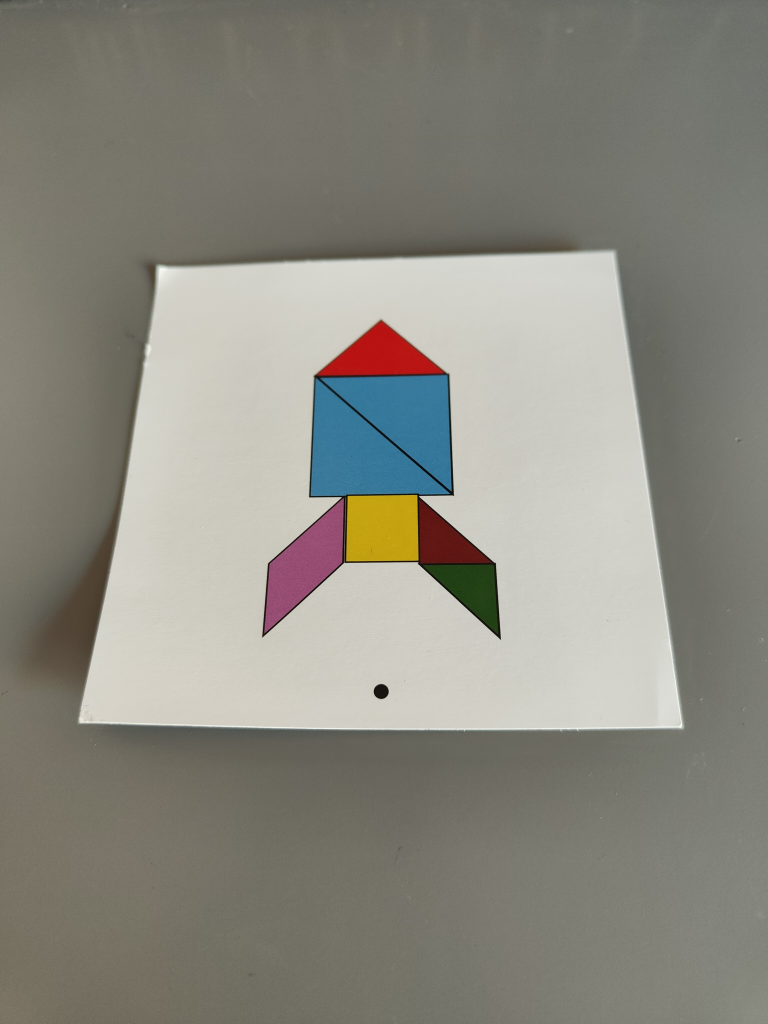
#> input picture Transformations in Digital Images/data/Rocket.jpg, 3072 x 4096 px (shown at 1/4 size)
$ jupyter execute --allow-errors TangramImageTransformation.ipynb
#> lines starting #> are read from the running program, lines starting #| are printed output that depends on the picture
# **Escenario similado - Tangram**
**Notebook creado por [Marlon Tecotl](https://www.linkedin.com/in/marlon-tecotl/) para el Master en [Vision Artificial](https://www.techtitute.com/informatica/master/master-vision-artificial) en [Tech](https://www.techtitute.com/) (2024).**

El Tangram es un rompecabezas que está compuesto por 7 piezas: un paralelogramo (romboide), un cuadrado y 5 triángulos. El objetivo de este juego es crear figuras utilizando las 7 piezas. Las piezas deben tocarse pero no superponerse. Según los registros históricos chinos, estos muebles estaban formados originalmente por un juego de 6 mesas rectangulares. Más adelante se agregó una mesa triangular y las personas podían acomodar las mesas de manera que formaran una gran mesa cuadrada. Hubo otra variación más adelante, durante la dinastía Ming, y un poco más tarde fue cuando se convirtió en un juego.

Importamos las librerias necesarias:

[cell 1]
# importamos las librerias
import matplotlib.pyplot as plt
import matplotlib as mpl
mpl.rcParams['figure.figsize'] = [8, 8]
import cv2
import numpy as np
import os

### **Cargar imagenes del dataset**
En primer lugar vamos a cargar la imagen del problema a resolver. En este caso hemos decidio lanzarnos al espacio con la construcción de un cohete.

[cell 2]
# ruta
rocket_path = 'data/Rocket.jpg'

# cargamos la imagen
rocket = cv2.cvtColor(cv2.imread(rocket_path), cv2.COLOR_RGB2BGR)

# mostramos la imagen
plt.imshow(rocket)
plt.show()

### **Transformacion proyectiva**

A continuació se pide realizar una transformación proyectiva para poder quitar la perspectiva de la foto original. El tamaño resultante debe ser de 600x600.

El resultado esperado es el siguiente:

[cell 3]
# copiamos la imagen
original = rocket.copy()

# constantes
radius = 0
color = (0, 255, 0)
thickness = 80
output_size = 600

# creamos los puntos en la imagen original y en la imagen de salida
original_points = np.float32([[650,1100],[2425,1050],[400,2800],[2700,2850]])
destination_points = np.float32([[0,0],
                                 [output_size,0],
                                 [0,output_size],
                                 [output_size,output_size]])

# obtenemos la matriz de  translacion y rotación
M = cv2.getPerspectiveTransform(original_points,destination_points)

# aplicamos la matriz sobre la imagen
output_image = cv2.warpPerspective(original, M, (output_size,output_size))

# pintamos los puntos
for i in range(len(original_points)):
  original = cv2.circle(original,
                        (original_points[i][0],original_points[i][1]),
                        radius = radius,
                        color = color,
                        thickness= thickness)

# pintamos las dos imagenes
plt.subplot(121),plt.imshow(original),plt.title('Input')
plt.subplot(122),plt.imshow(output_image),plt.title('Output')
plt.show()
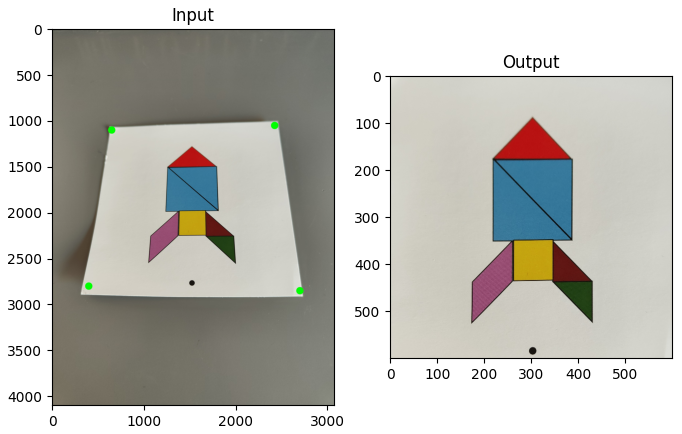
#> figure drawn by matplotlib, 2 panels
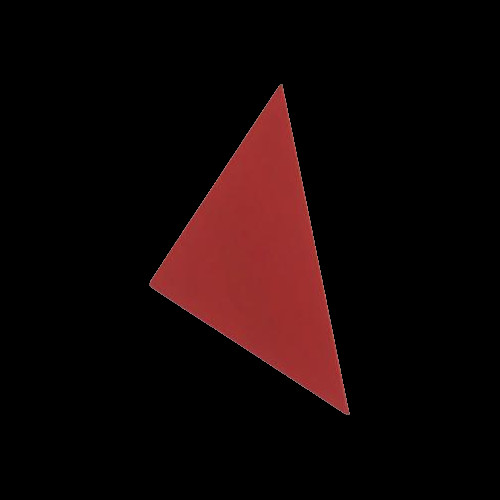
#> input picture Transformations in Digital Images/data/tans/0.jpeg, 500 x 500 px

### **Cargar y printar las piezas del tangram**

A continuación se pide cargar y mostrar en el mismo plot las 9 imagenes de las piezas que vamos a utilizar para montar nuestro cohete con el tangram.

[cell 4]
# ruta
tans_path = 'data/tans'

Utilizar el metodo [os.listdir](https://www.tutorialspoint.com/python/os_listdir.htm) para leer los archivos y el metodo [os.path.join](https://docs.python.org/3/library/os.path.html) para poder combinar los nombres de los archivos con la ruta donde estab ubicados. Guardar todas las imagenes en un array llamado
```
input_images = []
```

Este es el resultado esperado:

[cell 5]
# obtenemos los archivos
files = os.listdir(tans_path)

# calculamos el numero de filas y columnas para el plot
nrows = round(len(files) /2) - 1
ncols = (round(len(files) /2) +  round(len(files) %2)) - 1

# creamos la figura para el plot
fig = plt.figure()

#iterador
i = 1

# array para guardar las imagenes de entrada
input_images = []

# recorremos los archivos
#> (the rest of this cell did not finish here and is left out)

### **Montar el cohete**
Una vez hemos cargado las imagenes, vamos a empezar a montar el cohete. Para ello crearemos un array donde iremos almacenando las imagenes que deben tener un tamaño de 600x600 y donde iremos enganchando las piezas para conseguir el cohete.

El resultado final deberia ser algo asi:

Para poder ir montando las piezas, vamos a crear un array donde ir guardando las imagenes con las piezas colocadas en su sitio.

[cell 6]
# array para las imagenes de salida
output_images = [None] * len(input_images)
#> output_images = 3 items

En primer lugar se pide crear un metodo capaz de mediante transformadas afines colocar las piezas en su sitio en la imagen originial. Para ello de deberan seleccionar tres puntos de la pieza, tres puntos del destino y colocarlos en una imagen de salida. El metodo debe hacer un plot de la imagen de entrada con los puntos seleccionados, la imagen del cohete con los puntos destino y la imagen final.

Definiremos el metodo de la siguinte manera
```
def affine_transform_method (original, dst, original_points, destination_points):
  """
  Metodo para crear una transformada affin
  Parameters:
    param original(np.array) : Imagen original
    param dst(np.array) : Imagen de destino
    param original_points(np.float32) : puntos originales
    param destination_points(np.float32) : puntos de destino
  """
```

Este metodo debe dara para cada una de las piezas de tangram un resultado similar al siguiente e irlo guardando en el array de salida de manera que al final sumando todas las imagenes tendremos el cohete.

[cell 7]
def affine_transform_method (original, dst, original_points, destination_points):
  """
  Metodo para crear una transformada affin
  Parameters:
    param original(np.array) : Imagen original
    param dst(np.array) : Imagen de destino
    param original_points(np.float32) : puntos originales
    param destination_points(np.float32) : puntos de destino
  """
  # copiamos la imagen
  input = original.copy()

  # constantes
  radius = 0
  color = (0, 255, 0)
  thickness = 20

  # pintamos los puntos
  for i in range(len(original_points)):
    input = cv2.circle(input,
                          (original_points[i][0],original_points[i][1]),
                          radius = radius,
                          color = color,
                          thickness= thickness)
    dst = cv2.circle(dst,
                          (destination_points[i][0],destination_points[i][1]),
                          radius = radius,
                          color = color,
                          thickness= thickness)
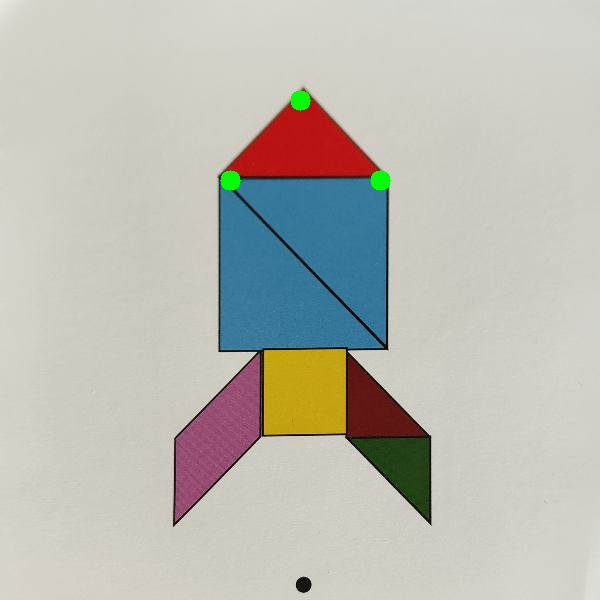
#> dst: shape (600, 600, 3); mean R, G, B 188.3, 187.3, 178.9
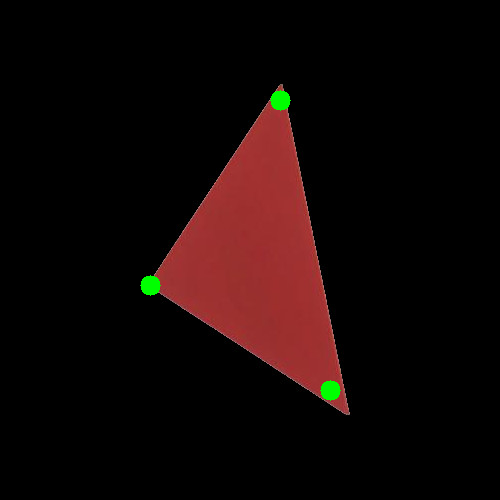
#> input: shape (500, 500, 3); mean R, G, B 18.5, 7, 5.9

  # obtenemos la matriz de  translacion y rotación
  M = cv2.getAffineTransform(original_points,destination_points)

  # aplicamos la matriz sobre la imagen
  dst2 = cv2.warpAffine(original, M, (output_size,output_size))

  # pintamos las dos imagenes
  plt.subplot(131),
  plt.imshow(input),plt.title('Imagen entrada')
  plt.subplot(132),plt.imshow(dst),plt.title('Destino')
  plt.subplot(133),plt.imshow(dst2),plt.title('Final')
  plt.show()

  return dst2

### **Pieza 0**

[cell 8]
# seleccion de la imagen de salida
image_index = 0

# copiamos la imagen
original = input_images[image_index].copy()
dst = output_image.copy()

# creamos los puntos en la imagen original y en la imagen de salida
original_points = np.float32([[330,390],[280,100],[150,285]])
destination_points = np.float32([[230,180],[380,180],[300,100]])

# llamamos al metodo y guardamos la imagen final
output_images[image_index] = affine_transform_method(original, dst, original_points, destination_points)

### **Pieza 1**

[cell 9]
# seleccion de la imagen de salida
image_index = 1

# copiamos la imagen
original = cv2.flip(input_images[image_index].copy(),1)
dst = output_image.copy()

# creamos los puntos en la imagen original y en la imagen de salida
original_points = np.float32([[340,180],[320,320],[155,285]])
destination_points = np.float32([[420,500],[420,440],[350,440]])

# llamamos al metodo y guardamos la imagen final
output_images[image_index] = affine_transform_method(original, dst, original_points, destination_points)
#> after the loop in affine_transform_method (call 2), `for i in range(len(original_points)):`:
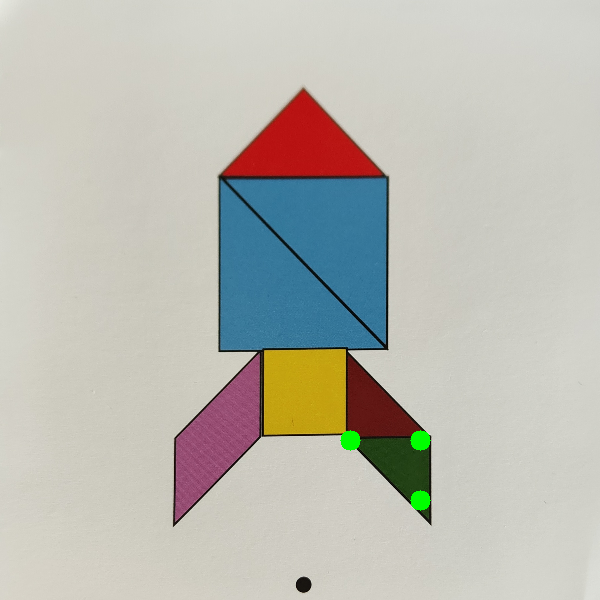
#> dst: shape (600, 600, 3); mean R, G, B 188.5, 187.3, 179
#> after the loop in affine_transform_method (call 2), `for i in range(len(original_points)):`:
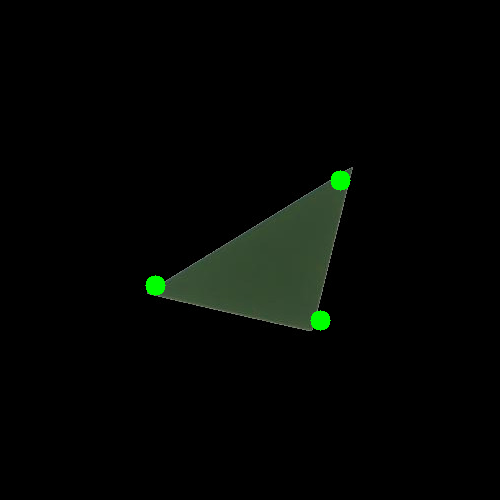
#> input: shape (500, 500, 3); mean of channels 0, 1, 2 3.1, 5.5, 3.3; drawn as B, G, R

### **Pieza 2**

[cell 10]
# seleccion de la imagen de salida
image_index = 2

# copiamos la imagen
original = input_images[image_index].copy()
dst = output_image.copy()

# creamos los puntos en la imagen original y en la imagen de salida
original_points = np.float32([[100,420],[410,380],[370,80]])
destination_points = np.float32([[230,190],[380,190],[380,330]])

# llamamos al metodo y guardamos la imagen final
output_images[image_index] = affine_transform_method(original, dst, original_points, destination_points)
#> the loop in affine_transform_method (call 3), `for i in range(len(original_points)):` made 3 passes
#> pass 1, in affine_transform_method (call 3), `input = cv2.circle(input, (original_points[i][0],original_points[i][1]..`:
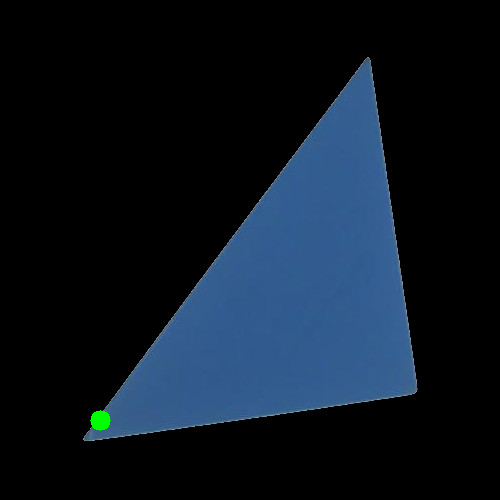
#> input: shape (500, 500, 3); mean R, G, B 12.5, 22.5, 33.9
#> after the loop in affine_transform_method (call 3), `for i in range(len(original_points)):`:
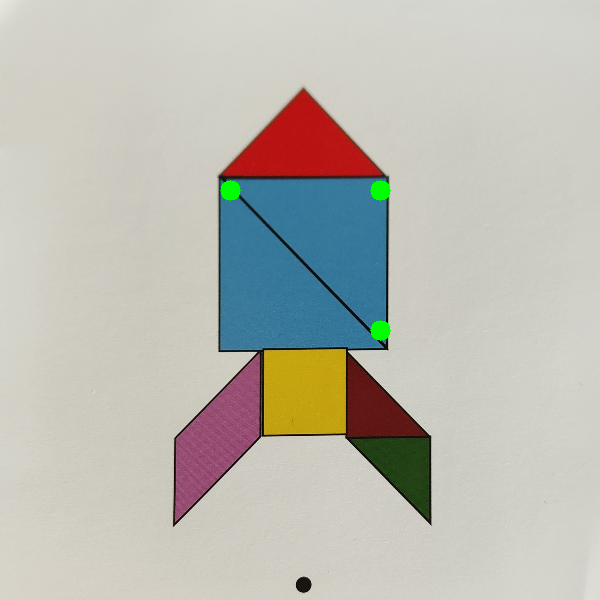
#> dst: shape (600, 600, 3); mean R, G, B 188.5, 187.2, 178.7
#> after the loop in affine_transform_method (call 3), `for i in range(len(original_points)):`:
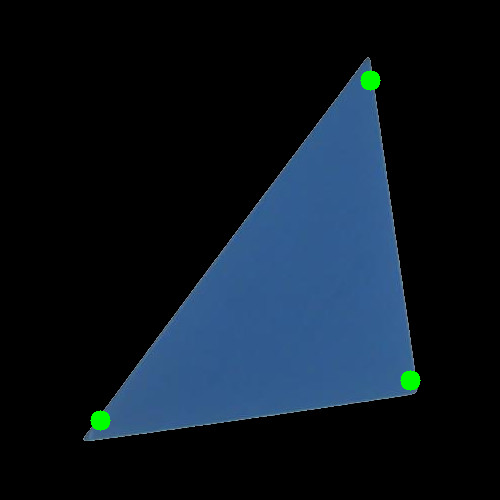
#> input: shape (500, 500, 3); mean R, G, B 12.4, 23, 33.6

### **Pieza 3**

[cell 11]
# seleccion de la imagen de salida
image_index = 3

# copiamos la imagen
#> (the rest of this cell did not finish here and is left out)

### **Pieza 4**

[cell 12]
# seleccion de la imagen de salida
image_index = 4

# copiamos la imagen
#> (the rest of this cell did not finish here and is left out)

### **Pieza 5**

[cell 13]
# seleccion de la imagen de salida
image_index = 5

# copiamos la imagen
#> (the rest of this cell did not finish here and is left out)

### **Pieza 6**

[cell 14]
# seleccion de la imagen de salida
image_index = 6

# copiamos la imagen
#> (the rest of this cell did not finish here and is left out)

### **Obtener el resultado final**

Finalmente vamos a sumar todas las imagenes para crear la imagen de salida del cohete. Para ello vamos a utilizar una función de opencv que nos permite sumar imagenes y que se vera en proximos temas en detalle [cv2.add()](https://docs.opencv.org/4.x/d0/d86/tutorial_py_image_arithmetics.html)

[cell 15]
# cogemos la primera imagen
output_rocket = output_images[0]

# recorremos todas las imagenes añadiendo las piezas a la primera imagen
for i in range(1, len(output_images)):
  # si la imagen no esta vacia
  if output_images[i] is not None:
    output_rocket =  cv2.add(output_rocket, output_images[i])
  else:
    break
#> this loop made 2 passes
#> pass 2, `output_rocket =  cv2.add(output_rocket, output_images[i])`:
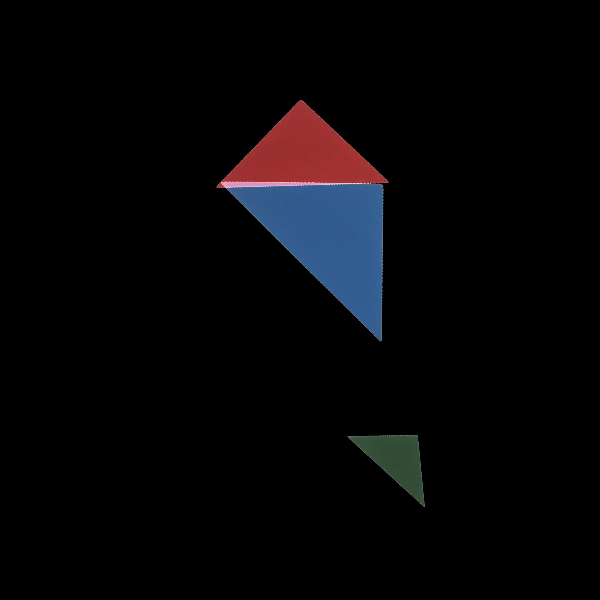
#> output_rocket: shape (600, 600, 3); mean R, G, B 5.7, 5.1, 6.7

# mostramos el resultado final
plt.imshow(output_rocket)
plt.show()
